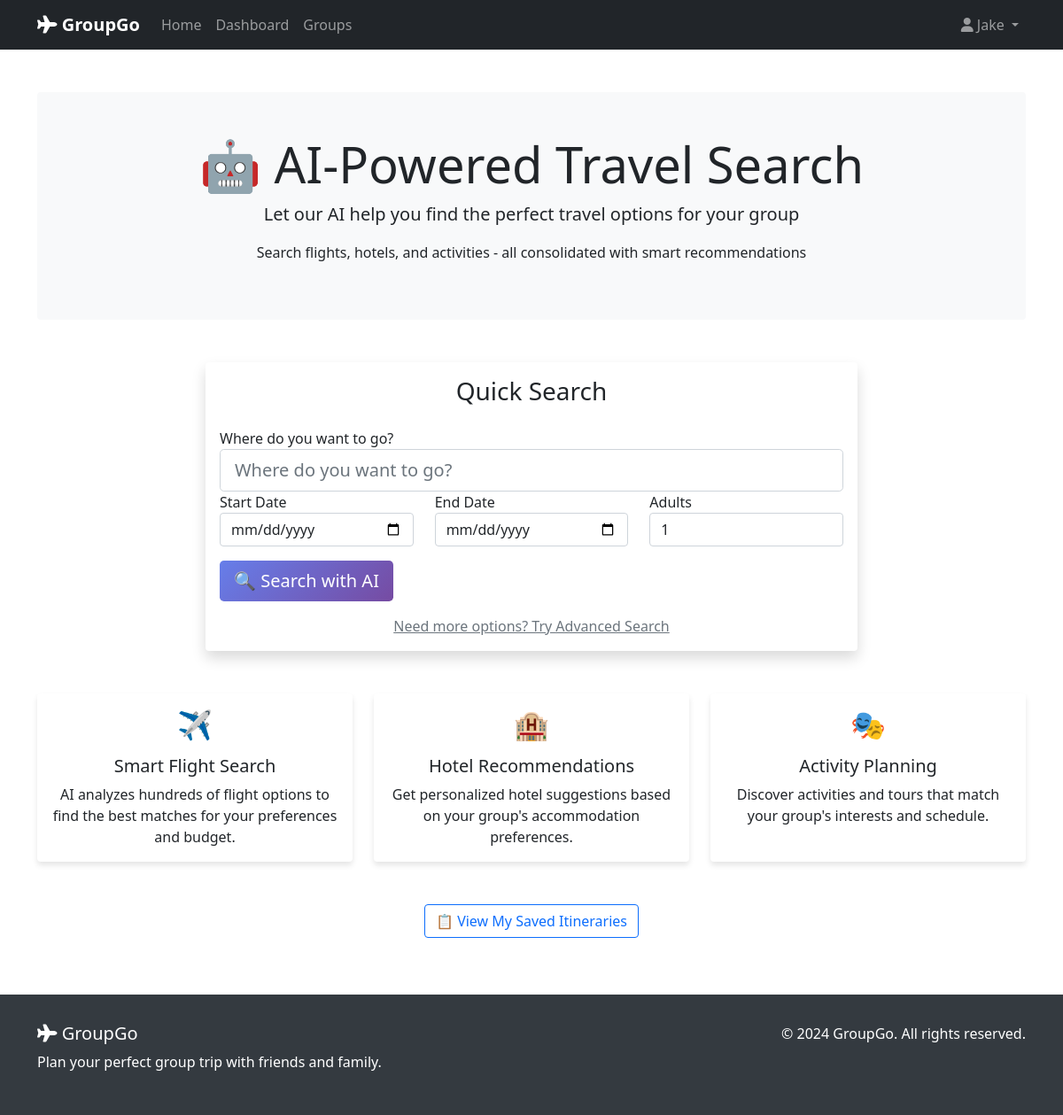
The app's page /ai/ (signed in), older data.
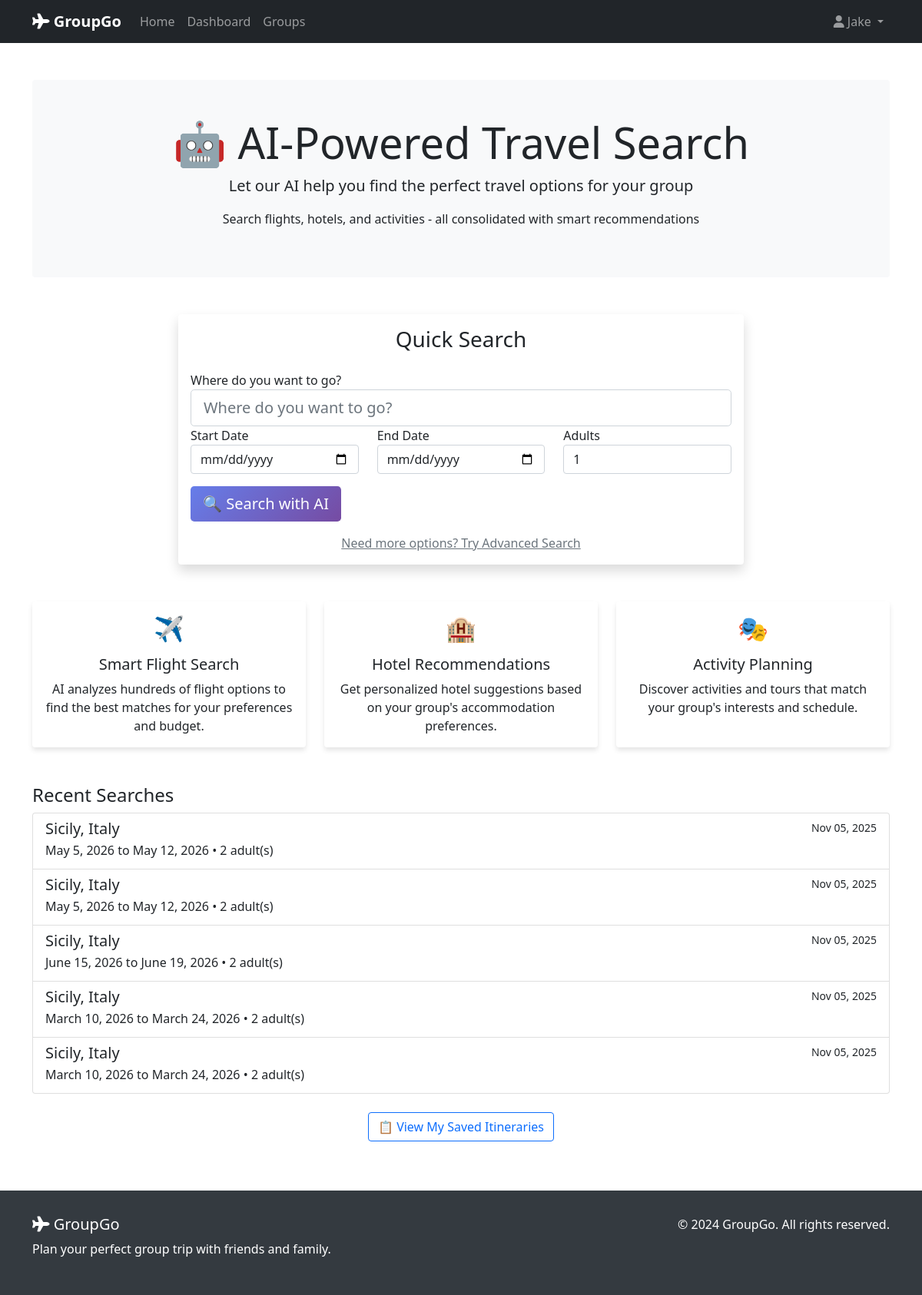
The same page, newer data.
### ai_implementation/models.py (models this page shows, shortened)
class TravelSearch(models.Model):
    id = models.UUIDField(primary_key=True, default=uuid.uuid4, editable=False)
    user = models.ForeignKey(User, on_delete=models.CASCADE, related_name='travel_searches')
    group = models.ForeignKey('travel_groups.TravelGroup', on_delete=models.CASCADE,
                              null=True, blank=True, related_name='ai_searches')
    destination = models.CharField(max_length=200)
    origin = models.CharField(max_length=200, blank=True, null=True)
    start_date = models.DateField()
    end_date = models.DateField()
    adults = models.PositiveIntegerField(default=1)
    rooms = models.PositiveIntegerField(default=1)
    budget_min = models.DecimalField(max_digits=10, decimal_places=2, null=True, blank=True)
    budget_max = models.DecimalField(max_digits=10, decimal_places=2, null=True, blank=True)
    accommodation_type = models.CharField(max_length=100, blank=True, null=True)
    activity_categories = models.TextField(blank=True, null=True, help_text="Comma-separated list")
    created_at = models.DateTimeField(auto_now_add=True)
    updated_at = models.DateTimeField(auto_now=True)
    is_completed = models.BooleanField(default=False)
    class Meta:
        ordering = ['-created_at']
        verbose_name = "Travel Search"
        verbose_name_plural = "Travel Searches"

### ai_implementation/views.py (the view)
# urls.py: path('', views.search_home, name='search_home'),
@login_required
def search_home(request):
    quick_form = QuickSearchForm()
    recent_searches = TravelSearch.objects.filter(user=request.user)[:5]
    context = {
        'quick_form': quick_form,
        'recent_searches': recent_searches,
    }
    return render(request, 'ai_implementation/search_home.html', context)

### ai_implementation/forms.py (shortened to what this page needs)
class QuickSearchForm(forms.Form):
    destination = forms.CharField(
        max_length=200,
        widget=forms.TextInput(attrs={
            'class': 'form-control form-control-lg',
            'placeholder': 'Where do you want to go?'
        })
    )
    start_date = forms.DateField(
        widget=forms.DateInput(attrs={
            'class': 'form-control',
            'type': 'date'
        })
    )
    end_date = forms.DateField(
        widget=forms.DateInput(attrs={
            'class': 'form-control',
            'type': 'date'
        })
    )
    adults = forms.IntegerField(
        initial=1,
        min_value=1,
        max_value=20,
        widget=forms.NumberInput(attrs={
            'class': 'form-control',
            'value': '1'
        })
    )

### ai_implementation/templates/ai_implementation/search_home.html (shortened to what this page needs)
{% extends 'base.html' %}
{% load static %}
{% block content %}
<div class="container mt-5">
    <div class="jumbotron text-center bg-light p-5 rounded">
        <h1 class="display-4">🤖 AI-Powered Travel Search</h1>
        <p class="lead">Let our AI help you find the perfect travel options for your group</p>
        <p>Search flights, hotels, and activities - all consolidated with smart recommendations</p>
    </div>
    <div class="row mt-5">
        <div class="col-md-8 offset-md-2">
            <div class="card shadow">
                <div class="card-body">
                    <h3 class="card-title text-center mb-4">Quick Search</h3>
                    <form method="POST" action="{% url 'ai_implementation:advanced_search' %}">
                        <div class="form-group">
                            <label for="destination">Where do you want to go?</label>
                            {{ quick_form.destination }}
                        </div>
                        <div class="row">
                            <div class="col-md-4">
                                <div class="form-group">
                                    <label for="start_date">Start Date</label>
                                    {{ quick_form.start_date }}
                                </div>
                            </div>
                            <div class="col-md-4">
                                <div class="form-group">
                                    <label for="end_date">End Date</label>
                                    {{ quick_form.end_date }}
                                </div>
                            </div>
                            <div class="col-md-4">
                                <div class="form-group">
                                    <label for="adults">Adults</label>
                                    {{ quick_form.adults }}
                                </div>
                            </div>
                        </div>
                        <button type="submit" class="btn btn-primary btn-lg btn-block mt-3">
                            🔍 Search with AI
                        </button>
                    </form>
                    <div class="text-center mt-3">
                        <a href="{% url 'ai_implementation:advanced_search' %}" class="text-muted">
                            Need more options? Try Advanced Search
                        </a>
                    </div>
                </div>
            </div>
        </div>
    </div>
    <div class="row mt-5 mb-5">
        <div class="col-md-4">
            <div class="card h-100 text-center">
                <div class="card-body">
                    <h2 class="mb-3">✈️</h2>
                    <h5 class="card-title">Smart Flight Search</h5>
                    <p class="card-text">AI analyzes hundreds of flight options to find the best matches for your preferences and budget.</p>
                </div>
            </div>
        </div>
        <div class="col-md-4">
            <div class="card h-100 text-center">
                <div class="card-body">
                    <h2 class="mb-3">🏨</h2>
                    <h5 class="card-title">Hotel Recommendations</h5>
                    <p class="card-text">Get personalized hotel suggestions based on your group's accommodation preferences.</p>
                </div>
            </div>
        </div>
        <div class="col-md-4">
            <div class="card h-100 text-center">
                <div class="card-body">
                    <h2 class="mb-3">🎭</h2>
                    <h5 class="card-title">Activity Planning</h5>
                    <p class="card-text">Discover activities and tours that match your group's interests and schedule.</p>
                </div>
            </div>
        </div>
    </div>
    {% if recent_searches %}
    <div class="row mt-5">
        <div class="col-md-12">
            <h4>Recent Searches</h4>
            <div class="list-group">
                {% for search in recent_searches %}
                <a href="{% url 'ai_implementation:search_results' search.id %}" class="list-group-item list-group-item-action">
                    <div class="d-flex w-100 justify-content-between">
                        <h5 class="mb-1">{{ search.destination }}</h5>
                        <small>{{ search.created_at|date:"M d, Y" }}</small>
                    </div>
                    <p class="mb-1">{{ search.start_date }} to {{ search.end_date }} • {{ search.adults }} adult(s)</p>
                </a>
                {% endfor %}
            </div>
        </div>
    </div>
    {% endif %}
    <div class="row mt-4 mb-5">
        <div class="col-md-12 text-center">
            <a href="{% url 'ai_implementation:my_itineraries' %}" class="btn btn-outline-primary">
                📋 View My Saved Itineraries
            </a>
        </div>
    </div>
</div>
{% endblock %}

### templates/base.html (shortened to what this page needs)
<!DOCTYPE html>
<html lang="en">
<head>
    <link href="https://cdn.jsdelivr.net/npm/bootstrap@5.1.3/dist/css/bootstrap.min.css" rel="stylesheet">
    <link href="https://cdnjs.cloudflare.com/ajax/libs/font-awesome/6.0.0/css/all.min.css" rel="stylesheet">
</head>
<body>
    <nav class="navbar navbar-expand-lg navbar-dark bg-dark">
        <div class="container">
            <a class="navbar-brand" href="{% url 'accounts:home' %}">
                <i class="fas fa-plane"></i> GroupGo
            </a>
            <div class="collapse navbar-collapse" id="navbarNav">
                <ul class="navbar-nav me-auto">
                    <li class="nav-item">
                        <a class="nav-link" href="{% url 'accounts:home' %}">Home</a>
                    </li>
                    {% if user.is_authenticated %}
                        <li class="nav-item">
                            <a class="nav-link" href="{% url 'accounts:dashboard' %}">Dashboard</a>
                        </li>
                        <li class="nav-item">
                            <a class="nav-link" href="{% url 'travel_groups:group_list' %}">Groups</a>
                        </li>
                    {% endif %}
                </ul>
                <ul class="navbar-nav">
                    {% if user.is_authenticated %}
                        <li class="nav-item dropdown">
                            <a class="nav-link dropdown-toggle" href="#" id="navbarDropdown" role="button" data-bs-toggle="dropdown">
                                <i class="fas fa-user"></i> {{ user.first_name|default:user.username }}
                            </a>
                        </li>
                    {% endif %}
                </ul>
            </div>
        </div>
    </nav>
    <main>
        {% block content %}{% endblock %}
    </main>
    <footer>
        <div class="container">
            <div class="row">
                <div class="col-md-6">
                    <h5><i class="fas fa-plane"></i> GroupGo</h5>
                    <p>Plan your perfect group trip with friends and family.</p>
                </div>
                <div class="col-md-6 text-md-end">
                    <p>&copy; 2024 GroupGo. All rights reserved.</p>
                </div>
            </div>
        </div>
    </footer>
</body>
</html>

### templates/base.html (style rules this page uses)
.navbar-brand { font-weight: bold; }
.card { border: none; box-shadow: 0 4px 6px rgba(0, 0, 0, 0.1); transition: transform 0.3s ease; }
.btn-primary { background: linear-gradient(135deg, #667eea 0%, #764ba2 100%); border: none; }
footer { background-color: #343a40; color: white; padding: 2rem 0; margin-top: 4rem; }

Row changes from the older to the newer data that the page shows:
added TravelSearch: destination "Sicily, Italy", created_at "Nov 05, 2025", start_date "May 5, 2026", end_date "May 12, 2026", adults "2"
added TravelSearch: destination "Sicily, Italy", created_at "Nov 05, 2025", start_date "May 5, 2026", end_date "May 12, 2026", adults "2"
added TravelSearch: destination "Sicily, Italy", created_at "Nov 05, 2025", start_date "June 15, 2026", end_date "June 19, 2026", adults "2"
added TravelSearch: destination "Sicily, Italy", created_at "Nov 05, 2025", start_date "March 10, 2026", end_date "March 24, 2026", adults "2"
added TravelSearch: destination "Sicily, Italy", created_at "Nov 05, 2025", start_date "March 10, 2026", end_date "March 24, 2026", adults "2"
Text that changed along with them:
text now shown: "Recent Searches"
